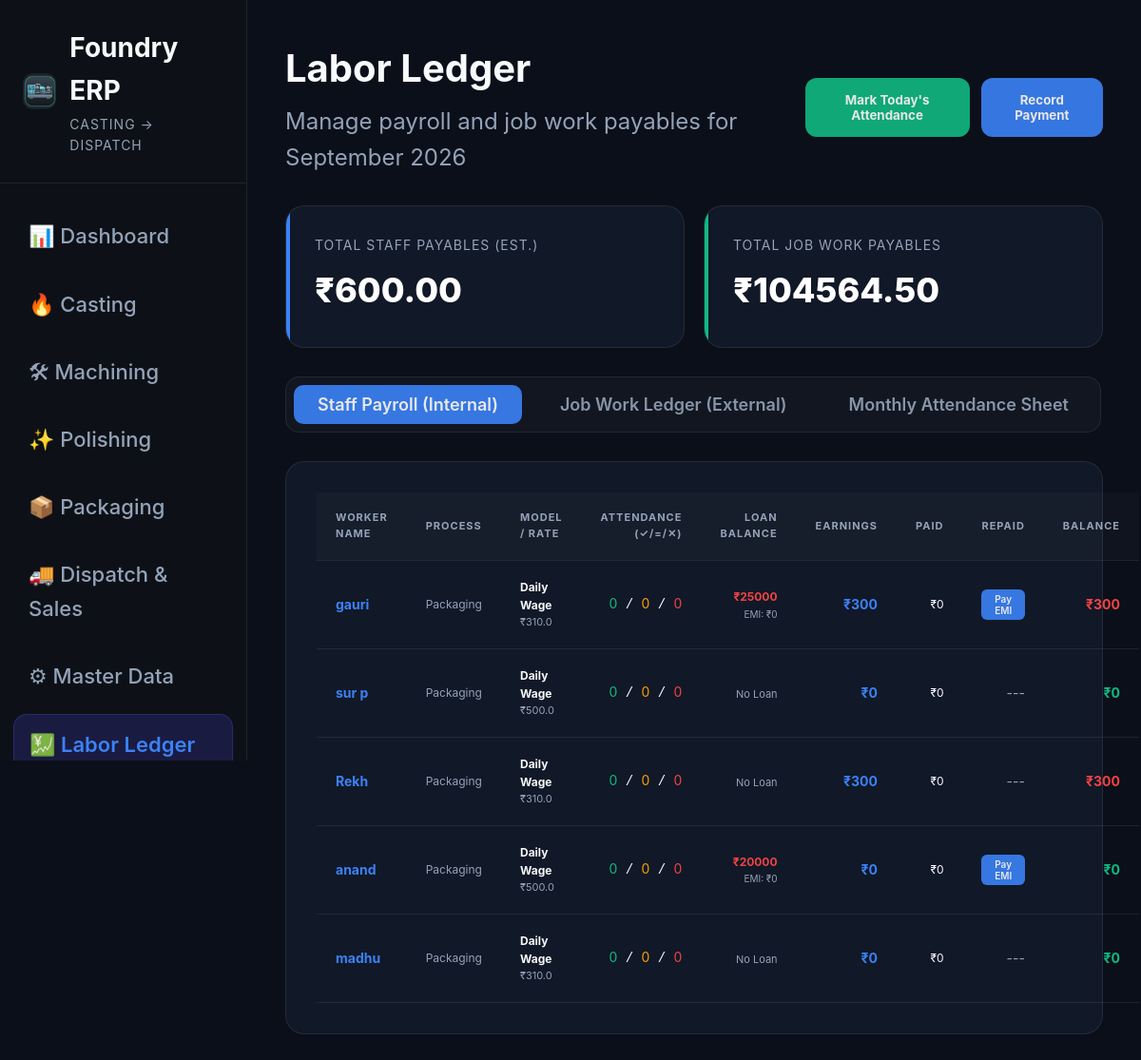
The app's page /ledger/ (signed in) with its own data.
### inventory/models.py (models this page shows, shortened)
class Worker(models.Model):
    name = models.CharField(
        max_length=100
    )
    salary_model = models.CharField(
        max_length=20,
        choices=SalaryModel.choices,
        default=SalaryModel.DAILY
    )
    daily_rate = models.FloatField(
        default=0,
        help_text="Rate per day for Daily Wage workers"
    )
    monthly_fixed_salary = models.FloatField(
        default=0,
        help_text="Fixed monthly salary for Fixed model"
    )
    overtime_rate = models.FloatField(
        default=0,
        help_text="Rate per hour of overtime"
    )
    monthly_allowance = models.FloatField(
        default=0,
        help_text="Automated monthly allowance added to salary"
    )
    process = models.CharField(
        max_length=50,
        choices=ProcessType.choices,
        default="machining"
    )
    phone = models.CharField(
        max_length=20,
        blank=True,
        null=True
    )
    employee_id = models.CharField(max_length=50, blank=True, null=True, unique=True)
    designation = models.CharField(max_length=100, blank=True, null=True)
    joining_date = models.DateField(blank=True, null=True)
    standard_shift_hours = models.FloatField(default=8, help_text="Standard working hours per day")
    identity_number = models.CharField(max_length=100, blank=True, null=True, help_text="Aadhar / Govt ID")
    emergency_contact_name = models.CharField(max_length=100, blank=True, null=True)
    emergency_contact_phone = models.CharField(max_length=20, blank=True, null=True)
    blood_group = models.CharField(max_length=10, blank=True, null=True)
    active = models.BooleanField(
        default=True
    )
    created_at = models.DateTimeField(
        auto_now_add=True
    )

class Loan(models.Model):
    worker = models.ForeignKey(Worker, on_delete=models.CASCADE, related_name='loans', null=True, blank=True)
    job_worker = models.ForeignKey(JobWorker, on_delete=models.CASCADE, related_name='loans', null=True, blank=True)
    total_amount = models.FloatField()
    emi_amount = models.FloatField(help_text="Standard monthly deduction")
    remaining_balance = models.FloatField()
    issued_date = models.DateField(default=timezone.now)
    is_active = models.BooleanField(default=True)
    description = models.TextField(blank=True, null=True)

### inventory/views/hr_ledger.py (the view)
@staff_member_required
def labor_ledger(request):
    today = timezone.now().date()
    month_start = today.replace(day=1)
    internal_workers = Worker.objects.all()
    staff_ledger = []
    for w in internal_workers:
        attendance_records = Attendance.objects.filter(worker=w, date__gte=month_start)
        days_present = attendance_records.filter(status='PRESENT').count()
        half_days = attendance_records.filter(status='HALF_DAY').count()
        days_absent = attendance_records.filter(status='ABSENT').count()
        total_ot = sum(a.overtime_hours for a in attendance_records)
        earnings = 0
        if w.salary_model == 'DAILY':
            earnings = (days_present * w.daily_rate) + (half_days * 0.5 * w.daily_rate)
        elif w.salary_model == 'FIXED':
            daily_deduct = w.monthly_fixed_salary / 30
            earnings = w.monthly_fixed_salary - (days_absent * daily_deduct)
        earnings += (total_ot * w.overtime_rate)
        earnings += w.monthly_allowance
        payments_qs = LaborPayment.objects.filter(worker=w, date__gte=month_start)
        total_paid = sum(p.amount for p in payments_qs.exclude(payment_type__in=['LOAN_REPAYMENT', 'NEW_LOAN']))
        total_repaid = sum(p.amount for p in payments_qs.filter(payment_type='LOAN_REPAYMENT'))
        active_loan = w.loans.filter(is_active=True).first()
        staff_ledger.append({
            'worker': w,
            'days_present': days_present,
            'half_days': half_days,
            'days_absent': days_absent,
            'ot_hours': total_ot,
            'earnings': earnings,
            'total_paid': total_paid,
            'total_repaid': total_repaid,
            'active_loan': active_loan,
            'balance': earnings - total_paid - total_repaid
        })
    job_workers = JobWorker.objects.all()
    jw_ledger = []
    for jw in job_workers:
        transactions = StockTransaction.objects.filter(
            job_worker=jw,
            transaction_type__in=['machining_in', 'polishing_in', 'packaging_in']
        )
        total_earned = 0
        for tx in transactions:
            alloc = ItemWorkerAllocation.objects.filter(item=tx.item, job_worker=jw).first()
            if alloc:
                total_earned += (tx.quantity * alloc.rate_per_piece)
        payments = LaborPayment.objects.filter(job_worker=jw)
        total_paid = payments.exclude(payment_type__in=['LOAN_REPAYMENT', 'NEW_LOAN']).aggregate(Sum('amount'))['amount__sum'] or 0
        total_repaid = payments.filter(payment_type='LOAN_REPAYMENT').aggregate(Sum('amount'))['amount__sum'] or 0
        active_loan = jw.loans.filter(is_active=True).first()
        jw_ledger.append({
            'jw': jw,
            'total_earned': total_earned,
            'total_paid': total_paid,
            'total_repaid': total_repaid,
            'active_loan': active_loan,
            'balance': total_earned - total_paid - total_repaid
        })
    total_staff_earnings = sum(e['earnings'] for e in staff_ledger)
    total_jw_balance = sum(e['balance'] for e in jw_ledger)
    num_days = calendar.monthrange(today.year, today.month)[1]
    days_range = range(1, num_days + 1)
    month_end = today.replace(day=num_days)
    attendance_matrix = []
    for w in internal_workers:
        row = {'worker': w, 'days': []}
        att_records = Attendance.objects.filter(worker=w, date__gte=month_start, date__lte=month_end)
        att_dict = {r.date.day: r for r in att_records}
        for d in days_range:
            record = att_dict.get(d)
            date_str = today.replace(day=d).strftime('%Y-%m-%d')
            if record:
                row['days'].append({
                    'day': d,
                    'status': record.status,
                    'ot': record.overtime_hours,
                    'date_str': date_str
                })
            else:
                row['days'].append({
                    'day': d,
                    'status': None,
                    'ot': 0,
                    'date_str': date_str
                })
        attendance_matrix.append(row)
    context = {
        'staff_ledger': staff_ledger,
        'jw_ledger': jw_ledger,
        'attendance_matrix': attendance_matrix,
        'days_range': days_range,
        'total_staff_earnings': total_staff_earnings,
        'total_jw_balance': total_jw_balance,
        'items': Item.objects.all(),
        'today': today,
        'month_name': today.strftime('%B %Y'),
    }
    return render(request, 'labor_ledger.html', context)

### templates/labor_ledger.html (shortened to what this page needs)
{% extends "layout/base.html" %}
{% block content %}
<div style="display:flex; justify-content:space-between; align-items:center; margin-bottom:30px;">
    <div>
        <h1 style="font-size:40px; margin:0;">Labor Ledger</h1>
        <p style="margin:5px 0 0 0; color:var(--text-secondary);">Manage payroll and job work payables for {{ month_name }}</p>
    </div>
    <div style="display:flex; gap:12px;">
        <button onclick="openAttendanceDrawer()" style="background:var(--accent-green); color:white; border:none; padding:15px 25px; border-radius:12px; font-weight:bold; cursor:pointer;">Mark Today's Attendance</button>
        <button onclick="openPaymentDrawer()" style="background:var(--accent-blue); color:white; border:none; padding:15px 25px; border-radius:12px; font-weight:bold; cursor:pointer;">Record Payment</button>
    </div>
</div>
<div class="summary-grid">
    <div class="summary-card">
        <div class="summary-label">Total Staff Payables (Est.)</div>
        <div class="summary-value">₹{{ total_staff_earnings|floatformat:2 }}</div>
    </div>
    <div class="summary-card" style="--accent-blue: var(--accent-green);">
        <div class="summary-label">Total Job Work Payables</div>
        <div class="summary-value">₹{{ total_jw_balance|floatformat:2 }}</div>
    </div>
</div>
<div class="tab-nav">
    <button id="btn-staff" class="active" onclick="showSection('staff')">Staff Payroll (Internal)</button>
    <button id="btn-jw" onclick="showSection('jw')">Job Work Ledger (External)</button>
    <button id="btn-sheet" onclick="showSection('sheet')">Monthly Attendance Sheet</button>
</div>
<div id="section-staff" class="ledger-section active">
    <div class="card">
        <table>
            <thead>
                <tr>
                    <th>Worker Name</th>
                    <th>Process</th>
                    <th>Model / Rate</th>
                    <th style="text-align:right;">Attendance (✓/=/✕)</th>
                    <th style="text-align:right;">Loan Balance</th>
                    <th style="text-align:right;">Earnings</th>
                    <th style="text-align:right;">Paid</th>
                    <th style="text-align:right;">Repaid</th>
                    <th style="text-align:right;">Balance</th>
                </tr>
            </thead>
            <tbody>
                {% for entry in staff_ledger %}
                <tr>
                    <td>
                        <div style="font-weight:bold; cursor:pointer; color:var(--accent-blue);" onclick="openWorkerProfile('{{ entry.worker.id }}')">
                            {{ entry.worker.name }}
                        </div>
                    </td>
                    <td style="font-size:12px; color:var(--text-secondary); text-transform:capitalize;">{{ entry.worker.get_process_display }}</td>
                    <td>
                        <div style="font-size:12px; font-weight:bold;">{{ entry.worker.get_salary_model_display }}</div>
                        <div style="font-size:11px; color:var(--text-secondary);">₹{% if entry.worker.salary_model == 'DAILY' %}{{ entry.worker.daily_rate }}{% else %}{{ entry.worker.monthly_fixed_salary }}{% endif %}</div>
                    </td>
                    <td style="text-align:right; font-family: monospace;">
                        <span style="color:#10b981;">{{ entry.days_present }}</span> /
                        <span style="color:#f59e0b;">{{ entry.half_days }}</span> /
                        <span style="color:#ef4444;">{{ entry.days_absent }}</span>
                    </td>
                    <td style="text-align:right;">
                        {% if entry.active_loan %}
                        <div style="font-size:12px; font-weight:bold; color:#ef4444;">₹{{ entry.active_loan.remaining_balance|floatformat:0 }}</div>
                        <div style="font-size:10px; color:var(--text-secondary);">EMI: ₹{{ entry.active_loan.emi_amount|floatformat:0 }}</div>
                        {% else %}
                        <span style="color:var(--text-secondary); font-size:11px;">No Loan</span>
                        {% endif %}
                    </td>
                    <td style="text-align:right; font-weight:bold; color:var(--accent-blue);">₹{{ entry.earnings|floatformat:0 }}</td>
                    <td style="text-align:right; font-size:12px;">₹{{ entry.total_paid|floatformat:0 }}</td>
                    <td style="text-align:right;">
                        {% if entry.total_repaid > 0 %}
                        <span style="color:#10b981; font-weight:bold; font-size:12px;">₹{{ entry.total_repaid|floatformat:0 }}</span>
                        {% elif entry.active_loan %}
                        <button onclick="quickLoanRepayment('{{ entry.worker.id }}', '{{ entry.active_loan.emi_amount }}')"
                                style="background:var(--accent-blue); color:white; border:none; padding:4px 8px; border-radius:6px; font-size:10px; cursor:pointer;">Pay EMI</button>
                        {% else %}
                        <span style="color:var(--text-secondary);">---</span>
                        {% endif %}
                    </td>
                    <td style="text-align:right; font-weight:bold; {% if entry.balance > 0 %}color:#ef4444;{% else %}color:#10b981;{% endif %}">₹{{ entry.balance|floatformat:0 }}</td>
                </tr>
                {% endfor %}
            </tbody>
        </table>
    </div>
</div>
{% endblock %}

### templates/layout/base.html (style rules this page uses)
* { margin:0; padding:0; box-sizing:border-box; font-family:Inter,sans-serif; }
:root { --bg-dark: #0b0f19; --card-dark: #111827; --input-dark: #0d1117; --text-primary: #cbd5e1; --text-secondary: #64748b; --accent-blue: #4f46e5; --accent-gold: #b45309; --border-soft: rgba(255,255,255,0.05); }
body { background: var(--bg-dark); color: var(--text-primary); font-size: 24px; line-height: 1.6; }
.card { background: var(--card-dark); border-radius:20px; padding:32px; border: 1px solid var(--border-soft); }
h1, h2, h3 { color: var(--text-primary); font-weight: 700; }
p { color: var(--text-secondary); }
table { width:100%; border-collapse:collapse; }
table th { background: rgba(255,255,255,0.02); padding:18px 20px; text-align:left; font-size:11px; color: var(--text-secondary); text-transform: uppercase; letter-spacing: 1px; font-weight: 700; border-bottom: 1px solid var(--border-soft); }
table td { padding:18px 20px; border-bottom: 1px solid var(--border-soft); font-size:14px; color: var(--text-primary); }
button { background: var(--accent-blue); color:white; border:none; padding:14px 24px; border-radius:12px; cursor:pointer; font-weight: 600; opacity: 0.9; transition: 0.2s; }

### templates/labor_ledger.html (style rules this page uses)
:root { --accent-blue: #3b82f6; --accent-green: #10b981; --card-dark: #111827; --border-soft: rgba(255, 255, 255, 0.08); --text-primary: #f8fafc; --text-secondary: #94a3b8; }
.summary-grid { display: grid; grid-template-columns: repeat(auto-fit, minmax(300px, 1fr)); gap: 20px; margin-bottom: 30px; }
.summary-card { background: var(--card-dark); border: 1px solid var(--border-soft); padding: 30px; border-radius: 20px; position: relative; overflow: hidden; }
.summary-card::after { content: ''; position: absolute; top: 0; left: 0; width: 4px; height: 100%; background: var(--accent-blue); }
.summary-label { font-size: 14px; color: var(--text-secondary); text-transform: uppercase; letter-spacing: 1px; margin-bottom: 8px; }
.summary-value { font-size: 36px; font-weight: 800; color: white; }
.tab-nav { display: flex; gap: 15px; margin-bottom: 30px; background: rgba(255,255,255,0.03); padding: 8px; border-radius: 15px; width: fit-content; border: 1px solid var(--border-soft); }
.tab-nav button { background: transparent; color: var(--text-secondary); border: none; padding: 10px 25px; border-radius: 10px; font-weight: 600; cursor: pointer; transition: 0.2s; font-size: 18px; }
.tab-nav button.active { background: var(--accent-blue); color: white; }
.ledger-section { display: none; }
.ledger-section.active { display: block; }

### records on screen
Worker: worker.name "gauri", worker.process "Packaging", worker.salary_model "Daily Wage", worker.daily_rate "310.0", days_present "0", half_days "0", days_absent "0", active_loan.remaining_balance "25000", active_loan.emi_amount "0", earnings "300", total_paid "0", balance "300"
Worker: worker.name "sur p", worker.process "Packaging", worker.salary_model "Daily Wage", worker.daily_rate "500.0", days_present "0", half_days "0", days_absent "0", shows "No Loan", earnings "0", total_paid "0", balance "0"
Worker: worker.name "Rekh", worker.process "Packaging", worker.salary_model "Daily Wage", worker.daily_rate "310.0", days_present "0", half_days "0", days_absent "0", shows "No Loan", earnings "300", total_paid "0", balance "300"
Worker: worker.name "anand", worker.process "Packaging", worker.salary_model "Daily Wage", worker.daily_rate "500.0", days_present "0", half_days "0", days_absent "0", active_loan.remaining_balance "20000", active_loan.emi_amount "0", earnings "0", total_paid "0", balance "0"
Worker: worker.name "madhu", worker.process "Packaging", worker.salary_model "Daily Wage", worker.daily_rate "310.0", days_present "0", half_days "0", days_absent "0", shows "No Loan", earnings "0", total_paid "0", balance "0"

### other values on screen
{{ total_staff_earnings|floatformat:2 }} "600.00"
{{ total_jw_balance|floatformat:2 }} "104564.50"
